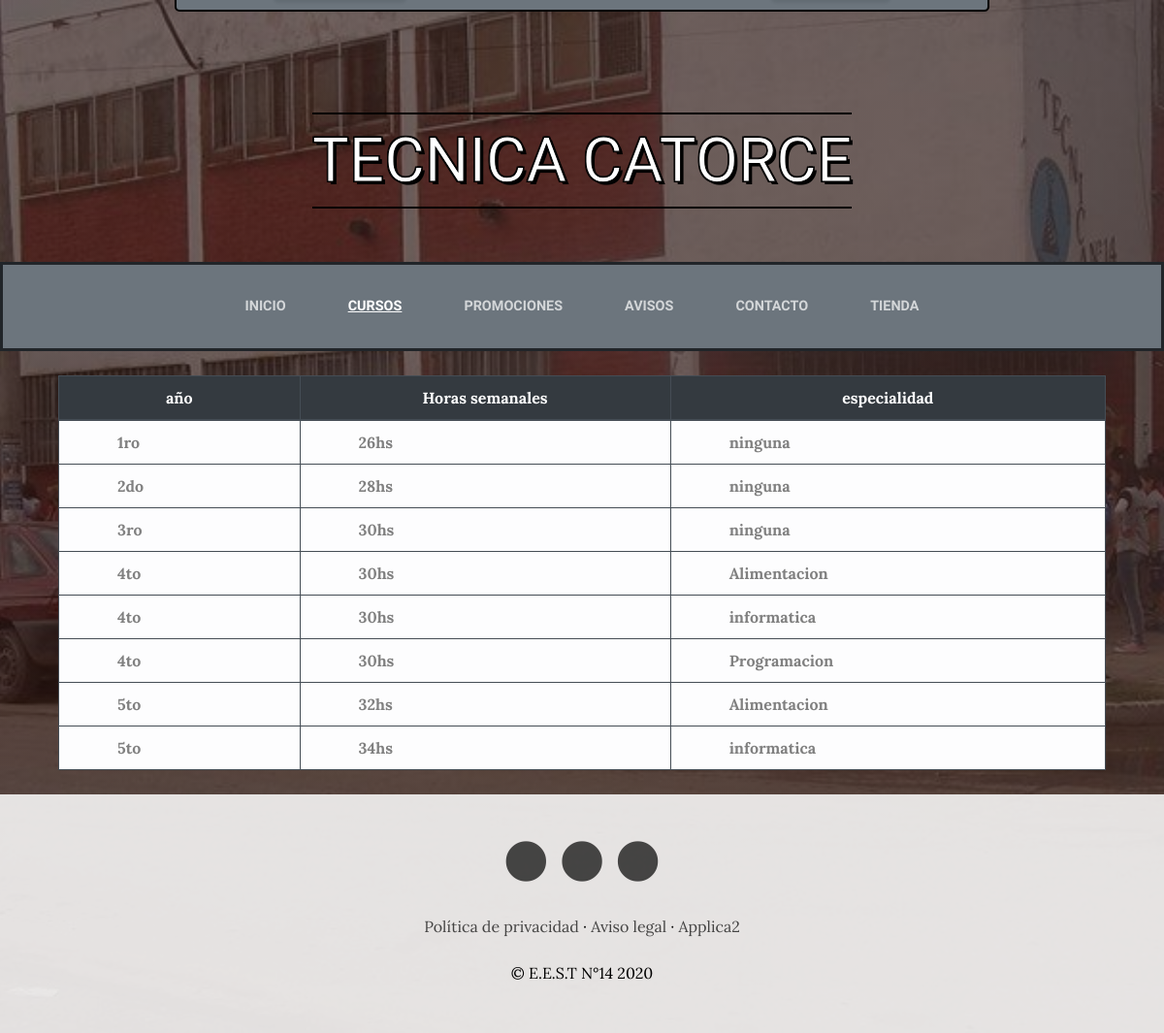
Screenshot of /cursos/ with the database file from the repository.
### cursos/models.py (models this page shows, shortened)
class Cursos(models.Model):
    año = models.CharField(max_length=4)
    carga_horaria = models.IntegerField(null=True, blank=True)
    especialidad = models.ForeignKey(Servicio, on_delete = models.CASCADE, null=True, blank=True)
    ciclo_superior = models.BooleanField(null=True, blank=True)
    class Meta():
        verbose_name = "Curso"
        verbose_name_plural = "Cursos"

### servicios/models.py (models this page shows)
class Servicio(models.Model):
    titulo = models.CharField(max_length=20)
    contenido = models.TextField()
    imagen = models.ImageField(upload_to="servicios")
    created = models.DateField(auto_now_add=True)
    update = models.DateField(auto_now_add=True)
    class Meta():
        verbose_name = "servicio"
        verbose_name_plural = "servicios"
    def __str__(self):
        return self.titulo

### cursos/views.py (the view)
# urls.py: path('', views.cursos, name="cursos"),
def cursos(request):
    materia = Materia.objects.all()
    cursos = Cursos.objects.all().order_by('año')
    titulo = "Lista de cursos"
    return render(request, "cursos/cursos.html", {"cursos":cursos, "titulo":titulo, "materia":materia,})

### cursos/templates/cursos/cursos.html
{% extends "sitio_web_app/base.html" %}
{% load static %}
{% block content %}
<table class="table table-dark table-bordered table-hover mx-auto" style="width: 90%; margin: 25px;">
    <thead>
      <tr class="mx-auto">
        <th scope="col" class="th-head"> año</th>
        <th scope="col" class="th-head">Horas semanales</th>
        <th scope="col" class="th-head">especialidad</th>
      </tr>
    </thead>
    <tbody>
      {% for cursos in cursos%}
      <tr class="table-light">
        <th class="th-text">
          <a href="materias/{{cursos.id}}/#mainNav" class="th-text">
            {{cursos.año|slice:'3'}}
          </a>
        </th>
        <th class="th-text">
          <a href="materias/{{cursos.id}}/#mainNav" class="th-text">
            {{cursos.carga_horaria}}hs
          </a>
        </th>
        {% if cursos.especialidad == none %}
          <th class="th-text">
            <a href="materias/{{cursos.id}}/" class="th-text">
              ninguna
            </a>
          </th>
          {% else %}
            <th class="th-text">
              <a href="../#{{cursos.especialidad}}" class="th-text">
                {{cursos.especialidad}}
              </a>
            </th>
          {% endif %}
      </tr>
      {% endfor %}
    </tbody>
  </table>
{% endblock %}

### sitio_web_app/static/sitio_web_app/css/gestion.css (style rules this page uses)
body { font-family: 'Lora'; background: linear-gradient(rgba(47, 23, 15, 0.65), rgba(47, 23, 15, 0.65)), url("../img/bg_main.jpg"); background-attachment: fixed; background-position: center; background-size: cover; }
.th-head { text-align: center !important; }
.th-text { text-align: left !important; margin-left: 3em !important; color: gray; }

### rows the page displays
Cursos: año "1ro", carga_horaria "26"
Cursos: año "2do", carga_horaria "28"
Cursos: año "3ro", carga_horaria "30"
Cursos: año "4to", carga_horaria "30", especialidad "Alimentacion"
Cursos: año "4to", carga_horaria "30", especialidad "informatica"
Cursos: año "4to", carga_horaria "30", especialidad "Programacion"
Cursos: año "5to", carga_horaria "32", especialidad "Alimentacion"
Cursos: año "5to", carga_horaria "34", especialidad "informatica"
